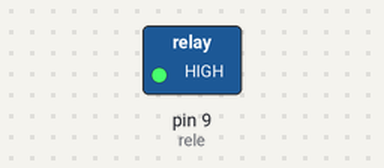
A sketch run on a simulated Arduino Uno, built with avr-gcc and run on an emulated ATmega328P. Parts: switched loads named in the sketch (green lamp = pin HIGH).

Above: at 0.1 s.
Timing chart, 0 to 1.6 s (numbered marks = the images above):
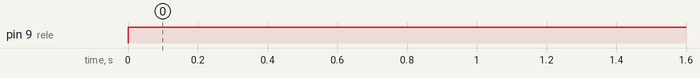

The sketch:

Prueba_rele_2.ino
```cpp
const int rele = 9;

/***   Setup  ***/
void setup() {
    pinMode(rele,OUTPUT);
}

/***   Loop  ***/
void loop() {
    digitalWrite(rele, HIGH);
}
```

Measured:
- by itself, pin 9 (rele): LOW → HIGH at 0.00 s
